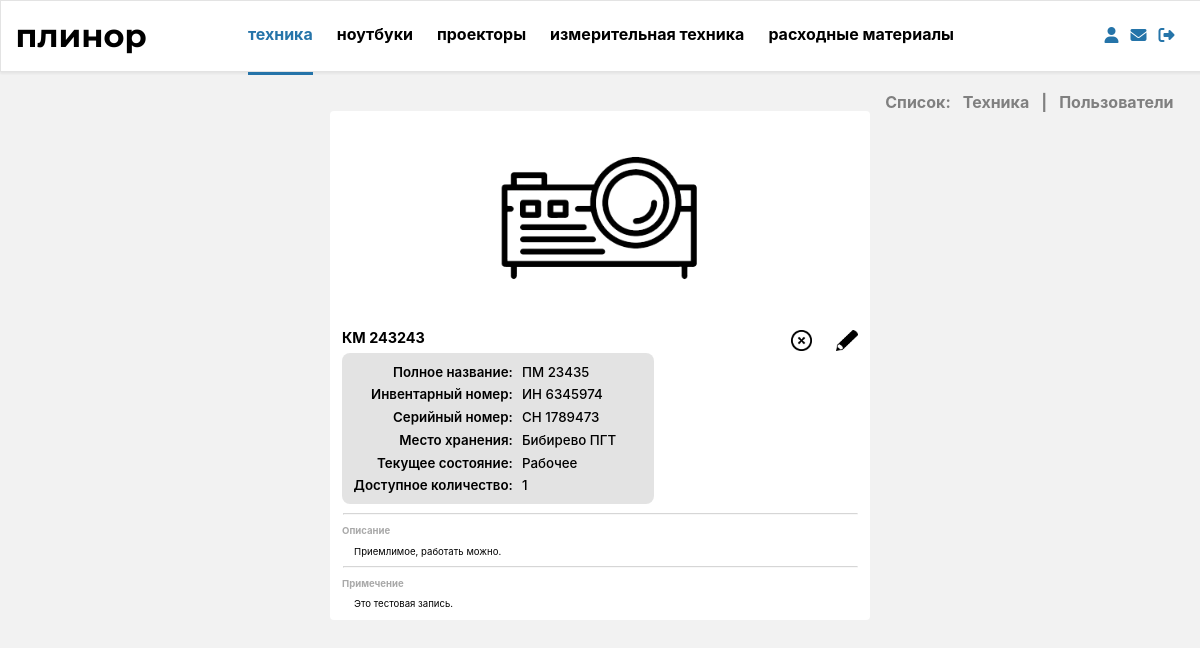
/article/index/7 (signed in), run on the app's committed database.
### tables this page shows
CREATE TABLE `technic` (
  `id` int(11) NOT NULL,
  `inv_id` text NOT NULL,
  `model_full` text NOT NULL,
  `model_short` text NOT NULL,
  `serial_id` text NOT NULL,
  `model_opt` text,
  `model_cond` text,
  `stg_name` text NOT NULL,
  `model_work` int(11) NOT NULL,
  `model_reserve` int(11) NOT NULL,
  `amount` int(11) NOT NULL DEFAULT '1',
  `photo_gall` text,
  `typ` int(11) NOT NULL
);

### bizz/view/view_form.php (called while the page is built)
<?php
include "bizz/view/view_hat.php";
include "bizz/view/view_menu.php";
include "bizz/view/$content_view";

### bizz/core/view.php (called while the page is built)
<?php
class View
{
    function generate($content_view, $template_view, $data = null)
    {
        include 'bizz/view/'.$template_view;
    }
}

### bizz/controler/controller_article.php (called while the page is built, shortened)
<?php
class Controller_Article extends Controller
{
    var $model_main = NULL;
    public function __construct($way)
    {
        $this->model_main = new Model_main();
    }
    function action_index()
    {
        $data = $this->model_main->model_load(0,$this->way[START_POSITION + 2]);
        $this->view->generate('view_technic.php', 'view_form.php', $data);
    }
}

### bizz/bootstrap.php (called while the page is built, shortened)
<?php
require_once 'core/model.php';
require_once 'core/view.php';
Route::start($routes);

### index.php (called while the page is built, shortened)
<?php
$routes = explode('/', $_SERVER['SERVER_NAME'].$_SERVER['REQUEST_URI']);
require_once 'bizz/bootstrap.php';

### bizz/core/model.php (called while the page is built, shortened)
<?php
class Model
{
    function __construct()
    {
        $this->db = new MySQL("localhost", "root","root","plinor");
    }
}

### bizz/model/model_main.php (called while the page is built, shortened)
<?php
class Model_main extends Model
{
    public function model_load($tag,$where)
    {
        $cond='';
        if ($where != 0)
            $cond = "WHERE id=" . $where;
        $result[0] = $this->db->query("SELECT * FROM technic $cond");
        return $result;
    }
}

### bizz/core/MySQL.php (called while the page is built)
<?php
class MySQL extends mysqli
{
    public static $request=array();
    public  function query($req,$resultmode = MYSQLI_STORE_RESULT){
        array_unshift(self::$request,$req);
        return parent::query($req);
    }
}

### bizz/view/view_technic.php (the view, shortened to what this page needs)
<?php foreach ($data[0] as $value):?>
<article class="article">
    <div class="artic_visual">
        <img src="
                            <?php
        switch($value['typ']){
            case 2: echo URL_BASE."/pic/orig/proector.png";break;
        }
        ?>">
    </div>
    <div class="artic_top">
    <h1> <?php echo $value['model_short'];?></h1>
        <div>
            <?php if(isset($_SESSION['RULES'])&&($_SESSION['RULES']>=3)):?>
        <a href="<?php echo URL_BASE;?>/article/change/<?php echo $value['id'];?>">
            <img src="<?php echo URL_BASE;?>/pic/orig/pencil.png">
        </a>
            <?php endif;?>
         <?php if(isset($_SESSION['RULES'])&&($_SESSION['RULES']>=4)):?>
            <a onclick="return confirm('Вы уверены, что хотите удалить?');" href="<?php echo URL_BASE.'/article/delete/'.$value['id'];?>">
                <img src="<?php echo URL_BASE;?>/pic/orig/cancel.png" >
            </a>
            <?php endif;?>
        </div>
    </div>
    <div class="artic_atten">
        <table>
            <tr>
                <td>Полное название:</td>
                <td><?php echo $value['model_full'];?></td>
            </tr>
            <tr>
                <td>Инвентарный номер:</td>
                <td><?php echo $value['inv_id'];?></td>
            </tr>
            <tr>
                <td>Серийный номер:</td>
                <td><?php echo $value['serial_id'];?></td>
            </tr>
            <tr>
                <td>Место хранения:</td>
                <td><?php echo $value['stg_name'];?></td>
            </tr>
            <tr>
                <td>Текущее состояние:</td>
                <td><?php if($value['model_work']): echo "Архивное"; else: echo "Рабочее"; endif;?></td>
            </tr>
            <tr>
                <td>Доступное количество:</td>
                <td><?php echo $value['amount'];?></td>
            </tr>
        </table>
    </div>
    <hr>
     <h2>Описание</h2>
    <p>
    <?php echo $value['model_opt'];?>
    </p>
    <hr>
    <h2>Примечение</h2>
    <p>
    <?php echo $value['model_cond'];?>
    </p>
</article>
<?php endforeach;?>

### css/landing.css (style rules this page uses)
html { height: 100%; margin: 0; padding: 0; }
article { margin: 0 auto; margin-top: 70px; position: relative; width: 65vw; padding: 0.5vw 1vw; display: flex; flex-direction: column; font-family: -apple-system, BlinkMacSystemFont, "Segoe UI", Roboto, "Helvetica Neue", Arial, "Noto Sans", serif; height: 100%; }
article div { margin: 0.5vw 0vw 0 0; }
a { font-weight: 700; text-decoration: none; color: black; }

### css/menu.css (style rules this page uses)
body { font-family: PF Regal, PF Regal Text Pro, Georgia, serif; margin: 0 0; background: rgb(242, 242, 242); overflow-x: hidden; }

### css/article.css (style rules this page uses)
.article { border-radius: 4px; display: flex; width: 45vw; font-size: 0.8vw; text-align: justify; position: relative; background: white; padding: 0 0 0.5vw 0; }
.artic_visual { text-align: center; }
.artic_visual img { width: 40%; }
.article hr { width: 95%; size: 1vw; color: rgb(17, 21, 127); opacity: 40%; }
.article p, h1 { margin: 0.4vw 1vw; }
.article p { text-indent: 1vw; }
.article h1 { font-size: 1.2vw; font-family: -apple-system, BlinkMacSystemFont, "Segoe UI", Roboto, "Helvetica Neue", Arial, "Noto Sans", serif; }
.article h2 { margin: 0.4vw 1vw; font-size: 0.8vw; font-weight: bold; font-family: -apple-system, BlinkMacSystemFont, "Segoe UI", Roboto, "Helvetica Neue", Arial, "Noto Sans", serif; color: darkgray; }
.artic_top { display: flex; flex-direction: row; height: 1.8vw; align-items: center; justify-content: space-between; position: relative; }
.artic_top div { height: inherit; }
.artic_top a { width: 2vw; height: 100%; position: relative; }
.artic_top a img { padding: 0 1vw; height: 100%; width: auto; float: right; border-bottom: 0; }
.artic_atten { margin: 0.4vw 1vw; border-radius: 8px; background: rgba(180, 178, 178, 0.37); padding: 0.5vw 0.5vw; font-size: 10pt; max-width: 25vw; font-weight: bold; }
.artic_atten td { padding: 0.2vw 0.3vw; }
.artic_atten td:nth-child(2n+1) { font-weight: 600; text-align: right; }
.artic_atten td:nth-child(2n) { font-weight: 500; text-align: left; }
.article p { width: 43vw; position: relative; padding: 0; }

### data on the page
technic: model_short "КМ 243243", model_full "ПМ 23435", inv "ИН 6345974", serial "СН 1789473", stg_name "Бибирево ПГТ", model_work "Рабочее", amount "1", model_opt "Приемлимое, работать можно.", model_cond "Это тестовая запись."
